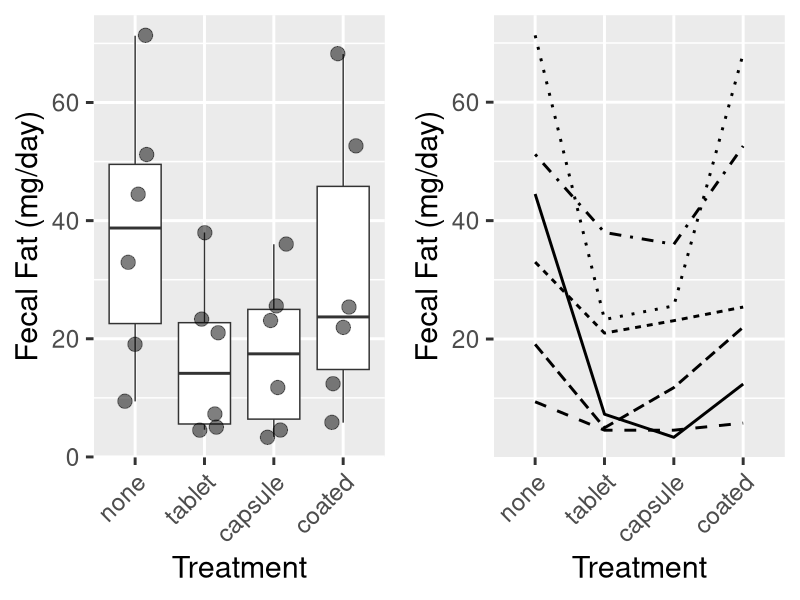
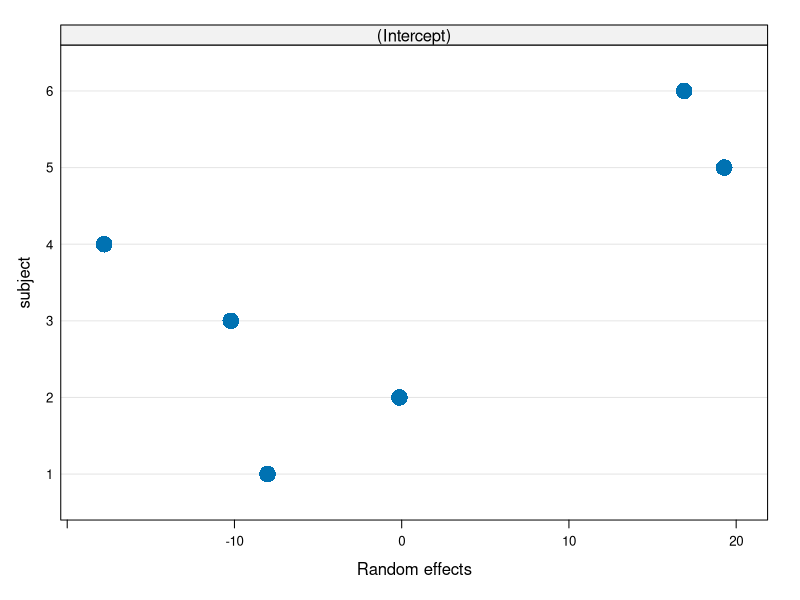
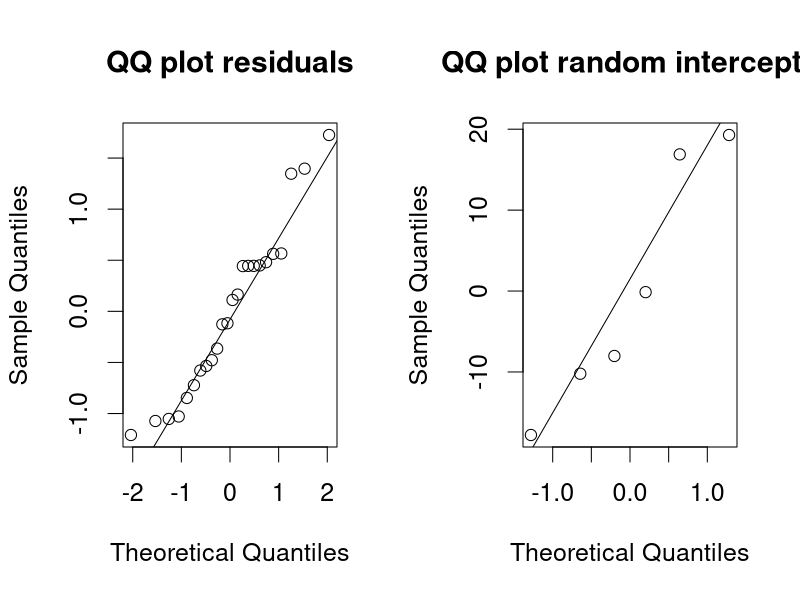
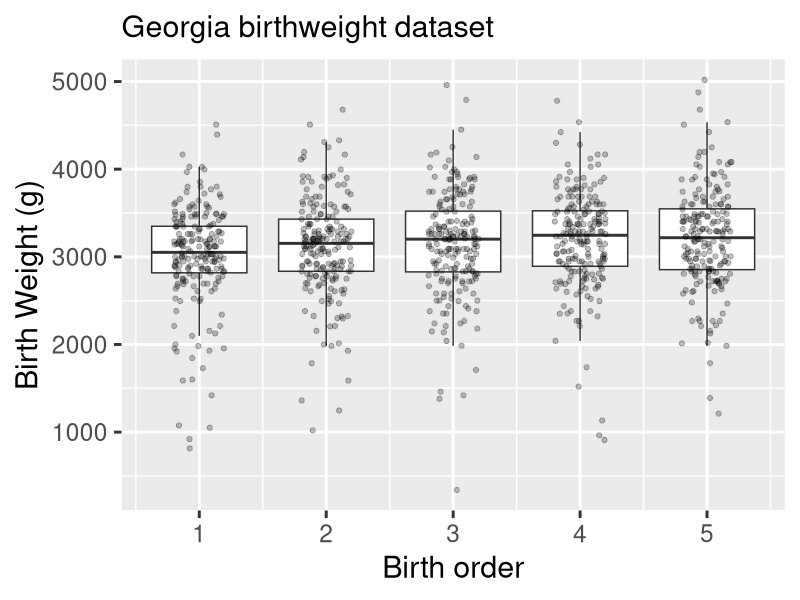
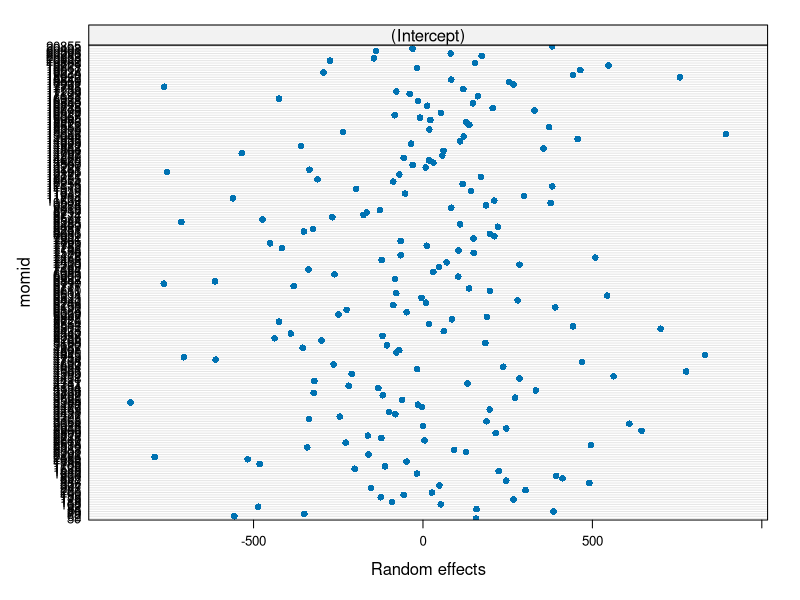

These figures' R source, in order:
## ---- chunk 1
suppressPackageStartupMessages({
  library(tidyverse)
  library(ggplot2)
  library(gridExtra)
})
dat <- read.csv("fecfat.csv") %>%
  mutate(pilltype = factor(pilltype, levels = c("none", "tablet", "capsule", "coated"))) %>%
  mutate(subject = factor(subject))
## ---- chunk 2
p1 <- ggplot(dat, aes(pilltype, fecfat)) +
  geom_boxplot(outlier.shape = NA) +
  geom_jitter(width = 0.2, aes(size = 1.5), alpha = 0.5) +
  theme_grey(base_size = 22) +
  theme(legend.position = "none") +
  theme(axis.text.x = element_text(
    angle = 45,
    vjust = 1,
    hjust = 1
  )) +
  xlab("Treatment") + ylab("Fecal Fat (mg/day)")
p2 <-
  ggplot(dat, aes(
    x = pilltype,
    y = fecfat,
    group = subject,
    lty = subject
  )) +
  geom_line(size = 1) +
  theme_grey(base_size = 22) +
  theme(legend.position = "none") +
  theme(axis.text.x = element_text(
    angle = 45,
    vjust = 1,
    hjust = 1
  )) +
  xlab("Treatment") + ylab("Fecal Fat (mg/day)")
library(gridExtra)
grid.arrange(p1, p2, ncol = 2)
## ---- chunk 3
library(nlme)
fitmix <- nlme::lme(fecfat ~ pilltype, 
                    data = dat, 
                    random =  ~ 1 | subject)
## ---- chunk 4
##Shortcut for calculating ICC from an lme object:
ICClme <- function(out) {
  varests <- as.numeric(VarCorr(out)[1:2])
  varests[1] / sum(varests)
}
## ---- chunk 5
fitmix
## ---- chunk 6
par(cex = 2)
plot(ranef(fitmix), cex = 2)
## ---- chunk 7
par(mfrow = c(1, 2), cex = 1.5)
qqnorm(residuals(fitmix, type = "pearson"), main = "QQ plot residuals")
qqline(residuals(fitmix, type = "pearson"))
qqnorm(ranef(fitmix)[, 1], main = "QQ plot random intercepts")
qqline(ranef(fitmix)[, 1])
## ---- chunk 8
summary(fitmix)
## ---- chunk 9
intervals(fitmix)
## ---- chunk 10
library(nlme)
fitmix <- nlme::lme(fecfat ~ pilltype, 
                    data = dat, 
                    random =  ~ 1 | subject)
## ---- chunk 11
ga <- read_csv("gababies.csv") %>%
  mutate(momage = na_if(momage, 99)) %>%
  mutate(agebin = cut(initage, breaks = c(0, 20, 100))) %>%
  mutate(momid = factor(momid)) %>%
  mutate(lowbrth = recode_factor(lowbrth, `0` = "normal", `1` = "low"))
## ---- chunk 12
ggplot(ga, aes(x = birthord, group = birthord, y = bweight)) +
  geom_boxplot(notch = FALSE, outlier.shape = NA) +
  geom_jitter(width=0.2, col = "black", alpha = 0.25) +
  theme_grey(base_size = 22) + 
  labs(subtitle = "Georgia birthweight dataset") +
  xlab("Birth order") + ylab("Birth Weight (g)")
p2 <- ggplot(ga, aes(x = birthord, y = bweight, group = momid)) +
  geom_line() +
  theme_grey(base_size = 22) + 
  theme(legend.position = "none") +
  labs(subtitle = "Georgia birthweight dataset") +
  xlab("Birth order") + ylab("Birth Weight (g)")
## ---- chunk 13
library(nlme)
gafit1 <- lme(bweight ~ birthord, data=ga, random=~1|momid)
## ---- chunk 14
plot(ranef(gafit1))
## ---- chunk 15
summary(gafit1)
## ---- chunk 16
intervals(gafit1, which = "all")
## ---- chunk 17
gafit.gee <- gee::gee(bweight ~ birthord,
                      corstr = "exchangeable",
                      id = momid,
                      data = ga)
## ---- chunk 18
summary(gafit.gee)
